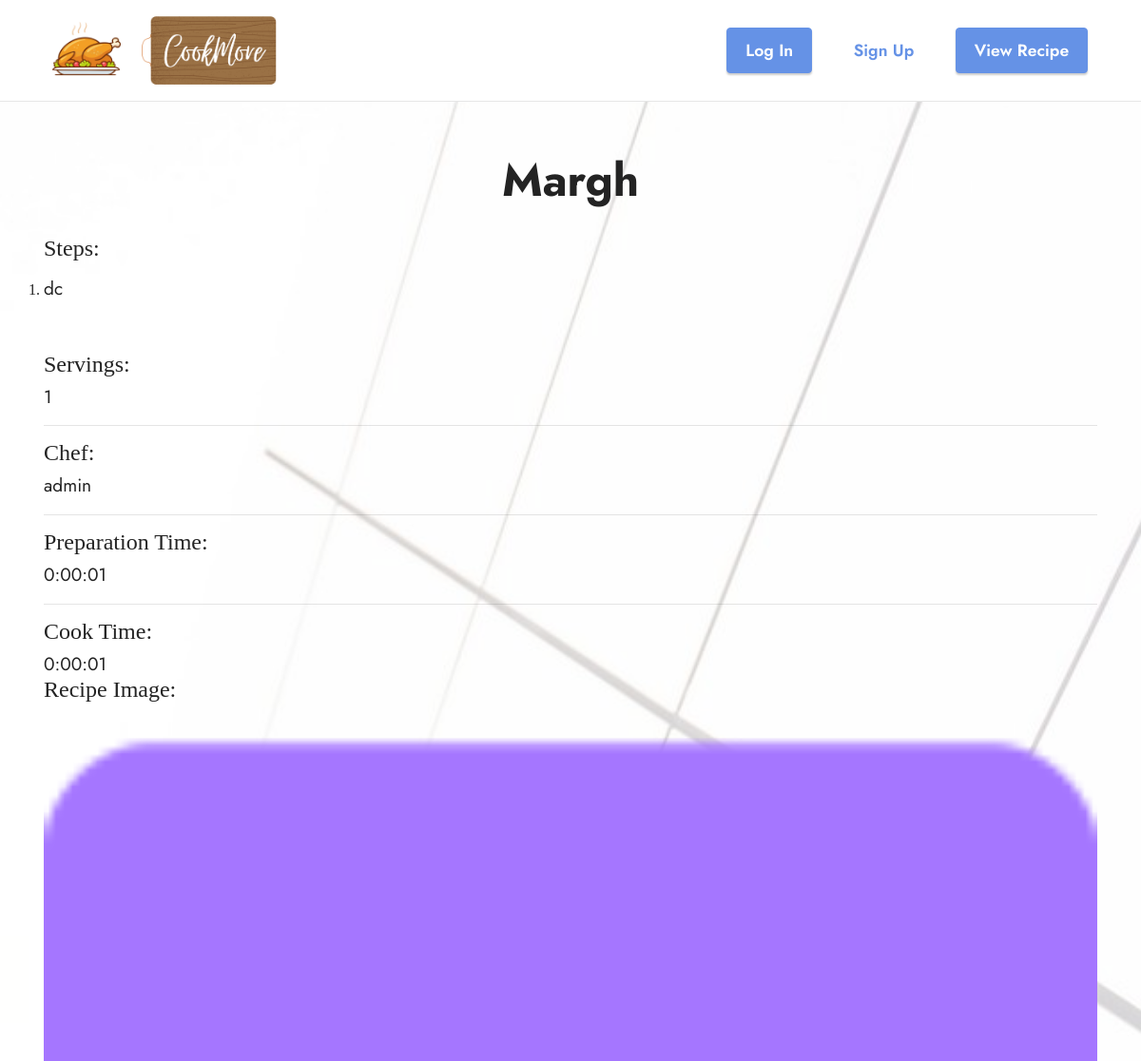
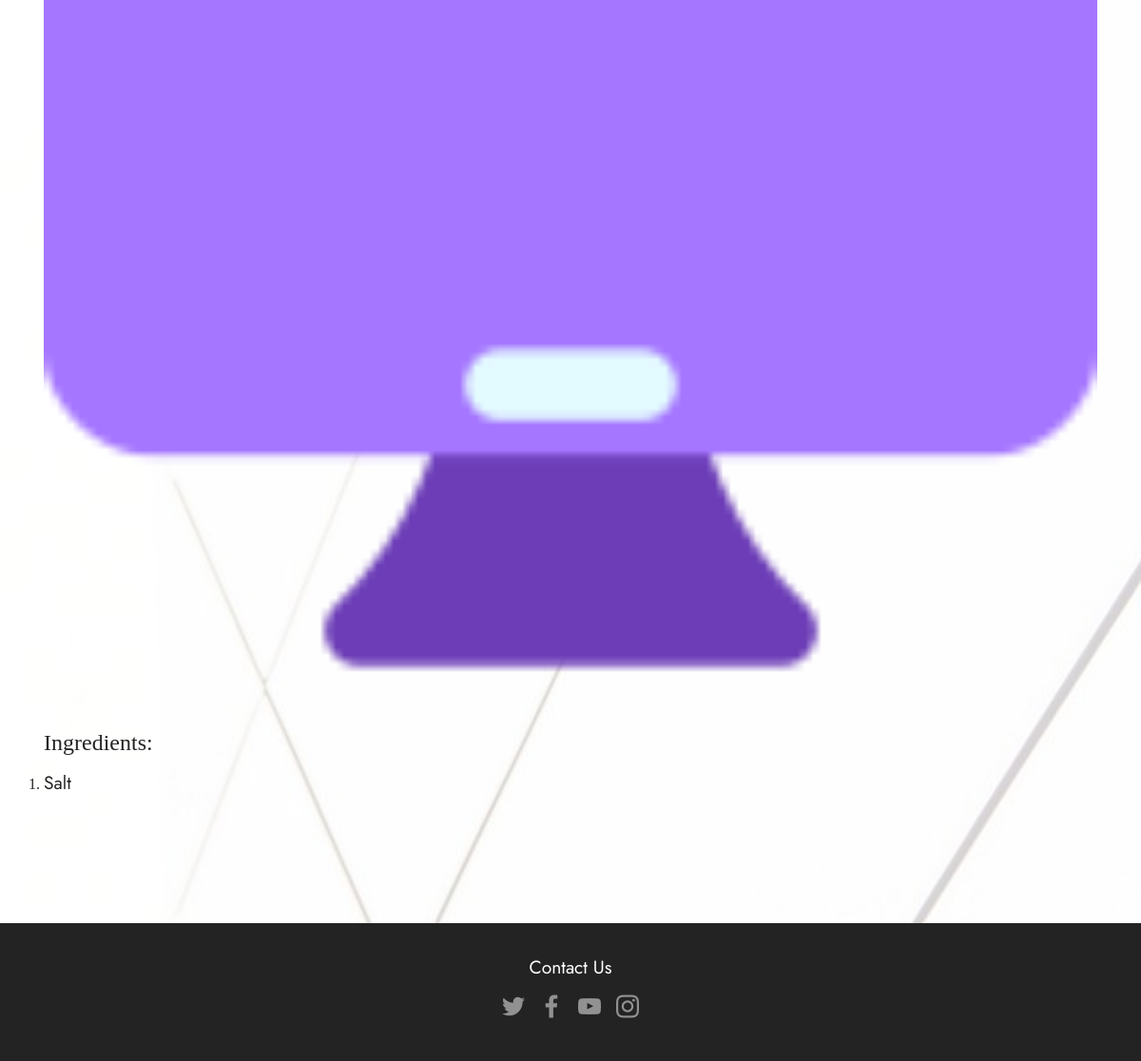
Screenshot of /recipe/23 with the database file from the repository (2 pictures, top to bottom).
### recipe/models.py (models this page shows)
class Recipe(models.Model):
    recipe_name = models.CharField(max_length=255)
    recipe_steps = models.CharField(max_length=255)
    recipe_prep_time = models.DurationField()
    recipe_cook_time = models.DurationField()
    recipe_servings = models.IntegerField()
    recipe_image = models.FileField(upload_to='images')
    recipe_ingredient = models.ManyToManyField('Ingredient')
    recipe_favourites = models.ManyToManyField(settings.AUTH_USER_MODEL, blank=True)
    recipe_chef = models.ForeignKey(settings.AUTH_USER_MODEL, on_delete=models.CASCADE, related_name='creater')
    def __str__(self):
        return self.recipe_name

class Ingredient(models.Model):
    ingredient_name = models.CharField(max_length=255)
    def __str__(self):
        return self.ingredient_name

### recipe/views.py (the view)
# urls.py: path('recipe/<int:recipe_id>', views.recipe_details, name='recipe-details')
def recipe_details(request, recipe_id):
    recipe = Recipe.objects.get(id=recipe_id)
    steps=str(recipe.recipe_steps[2:-2]).split('\\r\\n')
    recipe.recipe_steps = steps
    ingredients = recipe.recipe_ingredient.all()
    context = { 'recipe' : recipe, 'ingredients' : ingredients }
    return render(request, "recipe/recipe_details.html", context=context)

### recipe/templates/recipe/recipe_details.html (shortened to what this page needs)
{% load static %}
{% include 'header.html' %}
<section class=" cid-sot7C68He7" id="form7-w">
    <div class="container">
        <div class="mbr-section-head">
            <h3 class="mbr-section-title mbr-fonts-style align-center mb-0 display-2">
                <strong>{{recipe}}</strong></h3>
        </div>
        <div class="row justify-content-center mt-4">
            <ol class="col">
                <h4>Steps:</h4>
                {% for step in recipe.recipe_steps %}
                <li class="my-3">
                    <p class="mbr-section-title mbr-fonts-style mb-0 display-7">{{step}}</p>
                </li>
                {% endfor %}
            </ol>
        </div>
        <h4>Servings:</h4>
        <p class="mbr-section-title mbr-fonts-style mb-0 display-7">{{recipe.recipe_servings}}</p>
        <hr>
        <h4>Chef:</h4>
        <p class="mbr-section-title mbr-fonts-style mb-0 display-7">{{recipe.recipe_chef}}</p>
        <hr>
        <h4>Preparation Time:</h4>
        <p class="mbr-section-title mbr-fonts-style mb-0 display-7">{{recipe.recipe_prep_time}}</p>
        <hr>
        <h4>Cook Time:</h4>
        <p class="mbr-section-title mbr-fonts-style mb-0 display-7">{{recipe.recipe_cook_time}}</p>
        <h4>Recipe Image:</h4>
        <img src="{{MEDIA_URL}}/{{recipe.recipe_image}}" alt="{{recipe.recipe_image}}">
        <div class="row justify-content-center mt-4">
            <ol class="col">
                <h4>Ingredients:</h4>
                {% for ing in ingredients %}
                <li class="my-3">
                    <p class="mbr-section-title mbr-fonts-style mb-0 display-7">{{ing}}</p>
                </li>
                {% endfor %}
            </ol>
        </div>
    </div>
</section>
{% include 'footer.html' %}

### recipe/static/assets/theme/css/style.css (style rules this page uses)
section { background-color: #ffffff; }
body { font-style: normal; line-height: 1.5; font-weight: 400; color: #232323; position: relative; }
section, .container, .container-fluid { position: relative; word-wrap: break-word; }
.mbr-section-title { font-style: normal; line-height: 1.3; }
h1, h2, h3, h4, h5, h6, .display-1, .display-2, .display-4, .display-5, .display-7, p, a { line-height: 1; word-break: break-word; word-wrap: break-word; font-weight: 400; }
b, strong { font-weight: bold; }
section { background-position: 50% 50%; background-repeat: no-repeat; background-size: cover; }
.align-center { text-align: center; }
img, iframe { display: block; width: 100%; }
.row { display: -webkit-flex; -webkit-flex-wrap: wrap; }
.justify-content-center { -webkit-justify-content: center; }
html, body { height: auto; min-height: 100vh; }
ul, ol, pre, blockquote { margin-bottom: 2.3125rem; }
.mt-4 { margin-top: 2rem !important; }
@media (min-width: 992px) { .container { padding-left: 16px; padding-right: 16px; } }
@media (min-width: 992px) { .row { margin-left: -16px; margin-right: -16px; } }
@media (min-width: 992px) { .row > [class*="col"] { padding-left: 16px; padding-right: 16px; } }

### recipe/static/assets/mobirise/css/mbr-additional.css (style rules this page uses)
body { font-family: IBM Plex Sans; }
.display-2 { font-family: 'Jost', sans-serif; font-size: 3rem; line-height: 1.1; }
.display-7 { font-family: 'Jost', sans-serif; font-size: 1.2rem; line-height: 1.5; }
body { overflow-x: hidden; }
.cid-sot7C68He7 { padding-top: 5rem; padding-bottom: 5rem; background-image: url("../../../assets/images/background1.jpg"); }

### rows the page displays
Recipe: recipe_name "Margh", recipe_servings "1", recipe_chef "admin", recipe_prep_time "0:00:01", recipe_cook_time "0:00:01", recipe_image (picture)
Ingredient: ingredient_name "Salt"

### other values shown
{{ step }} "dc"
